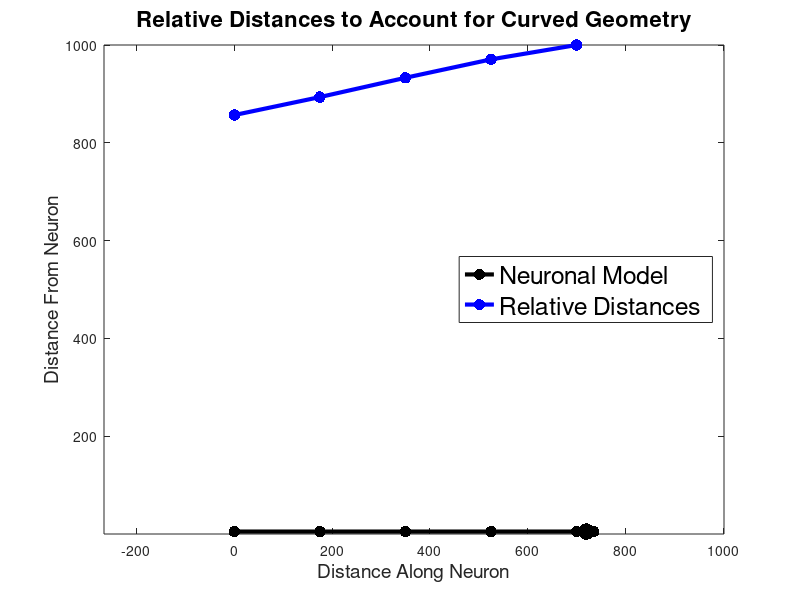

MATLAB code for this plot:
%% Lauren Heckelman, Matthew McCann, and Michelle Mueller
% BME504 - Final Project
% December 3, 2015

%% Initialize the Workspace:
    clear; clc;
    format short;

%% Draw Soma and Dendrite:
    DendriteLength = 175; % [um]
    DendriteDiameter = 1; % [um]
    DendriteNodes = 5;
    SomaDiameter = 10; % [um]
    SomaINL = 50;
    SomaLeftAndRight = abs(SomaINL - SomaDiameter)/2;
    
    Dendrite_xvalues = 0:DendriteLength:(DendriteLength*(DendriteNodes - 1));
    Dendrite_yvalues = (SomaDiameter/2).*ones(1, length(Dendrite_xvalues));
    
    SomaCircle_ang = 0:0.01:2*pi+0.01;
    SomaCircle_xp = (SomaDiameter/2)*cos(SomaCircle_ang);
    SomaCircle_yp = (SomaDiameter/2)*sin(SomaCircle_ang);
    
    SomaCircle_xvalues = max(Dendrite_xvalues) + SomaLeftAndRight + SomaCircle_xp;
    SomaCircle_yvalues = (SomaDiameter/2) + SomaCircle_yp;
    
    SomaINL_xvaluesLeft = [max(Dendrite_xvalues), min(SomaCircle_xvalues)];
    SomaINL_xvaluesRight = [max(SomaCircle_xvalues), max(SomaCircle_xvalues + SomaDiameter)];
    SomaINL_yvaluesLeft = (SomaDiameter/2).*ones(1, length(SomaINL_xvaluesLeft));
    SomaINL_yvaluesRight = (SomaDiameter/2).*ones(1, length(SomaINL_xvaluesRight));
    
    Model_xvalues = horzcat(Dendrite_xvalues, SomaINL_xvaluesLeft, ...
                    SomaCircle_xvalues, SomaINL_xvaluesRight);
    Model_yvalues = horzcat(Dendrite_yvalues, SomaINL_yvaluesLeft, ...
                    SomaCircle_yvalues, SomaINL_yvaluesRight);
                
%% Draw Distance to Electrode Curve:
    angle = 15;
    DistanceToElectrode = 1000; % [um]
    Distance_xvalues = zeros(1, DendriteNodes);
    Distance_yvalues = zeros(1, DendriteNodes);
    
    for n = 1:DendriteNodes
        if n == 1
            Distance_xvalues(n) = 0;
        else
            Distance_xvalues(n) = Distance_xvalues(n-1) + (DendriteLength*cosd(angle*(DendriteNodes-n)));
        end
    end
    
    for n = 1:DendriteNodes
        if n == 1
            Distance_yvalues(n) = DendriteLength*(sind(angle*(DendriteNodes-1)) + sind(angle*(DendriteNodes-2)) + sind(angle*(DendriteNodes-3)) + sind(angle*(DendriteNodes-4)) + sind(angle*(DendriteNodes-5)));
        end
        if n == 2
            Distance_yvalues(n) = DendriteLength*(sind(angle*(DendriteNodes-2)) + sind(angle*(DendriteNodes-3)) + sind(angle*(DendriteNodes-4)) + sind(angle*(DendriteNodes-5)));
        end
        if n == 3
            Distance_yvalues(n) = DendriteLength*(sind(angle*(DendriteNodes-3)) + sind(angle*(DendriteNodes-4)) + sind(angle*(DendriteNodes-5)));
        end
        if n == 4
            Distance_yvalues(n) = DendriteLength*(sind(angle*(DendriteNodes-4)) + sind(angle*(DendriteNodes-5)));
        end
        if n == 5
            Distance_yvalues(n) = DendriteLength*(sind(angle*(DendriteNodes-5)));
        end
    end
    
    RelativeDistances_xvalues = Dendrite_xvalues;
    RelativeDistances_yvalues = zeros(1, length(RelativeDistances_xvalues));
    for n = 1:length(RelativeDistances_yvalues)
        RelativeDistances_yvalues(n) = sqrt((Distance_xvalues(n) - Distance_xvalues(end))^2 + (DistanceToElectrode - Distance_yvalues(n))^2);
    end
 
    figure(1); clf;
    plot(Model_xvalues, Model_yvalues, 'k.-', 'MarkerSize', 25, ...
         'LineWidth', 3);
    hold on
    plot(RelativeDistances_xvalues, RelativeDistances_yvalues, 'b.-', ...
         'MarkerSize', 25, 'LineWidth', 3);
    hold off
    axis equal
    xlabel('Distance Along Neuron', 'FontSize', 14);
    ylabel('Distance From Neuron', 'FontSize', 14);
    title('Relative Distances to Account for Curved Geometry', ...
          'FontSize', 16, 'FontWeight', 'bold');
    LEGEND = legend('Neuronal Model', 'Relative Distances');
    set(LEGEND, 'FontSize', 18', 'Location', 'East');
    print('RelativeDistanceAtCurvedDendrite', '-dpng');
    